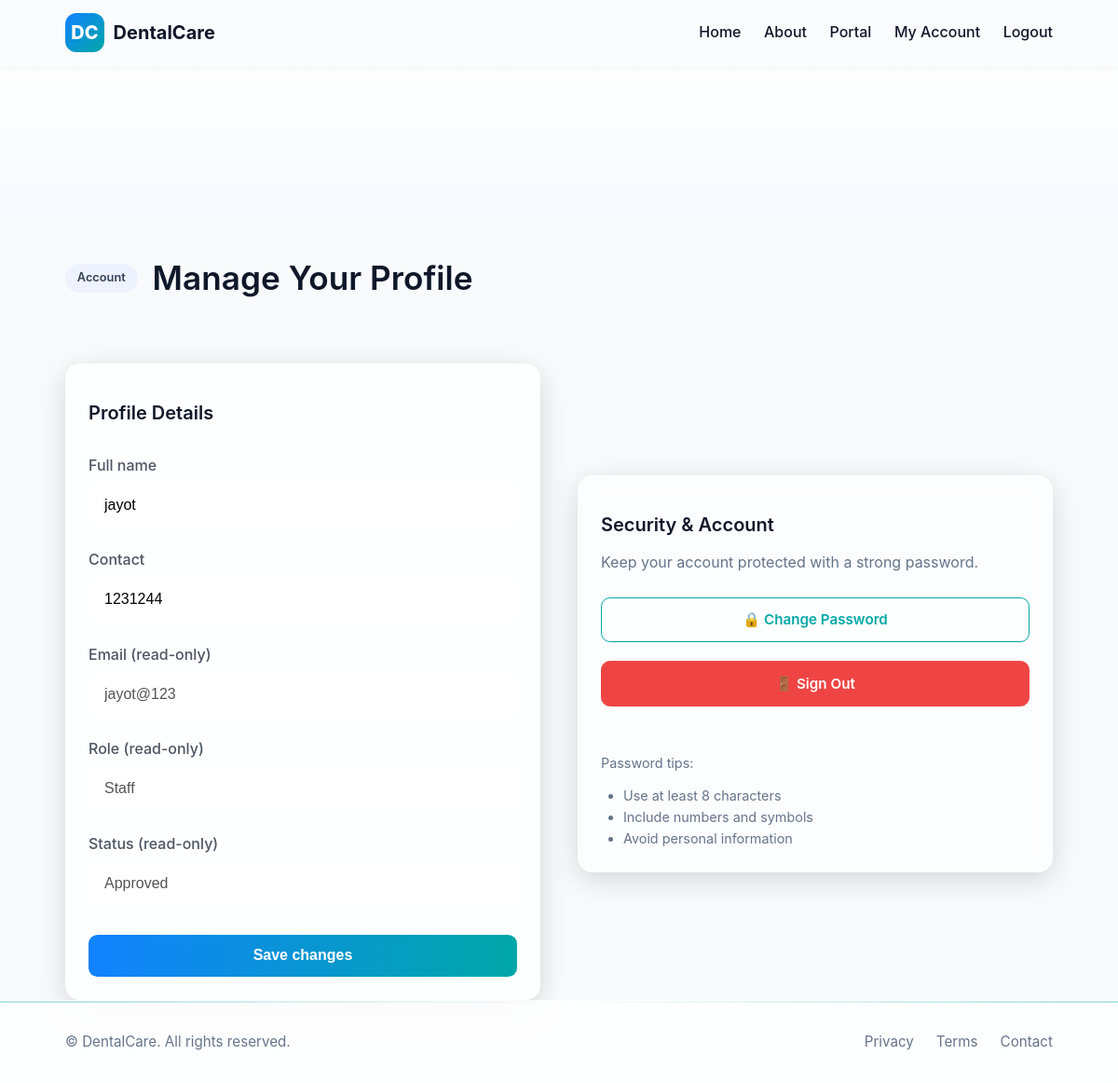
The app's page /account (signed in), older data.
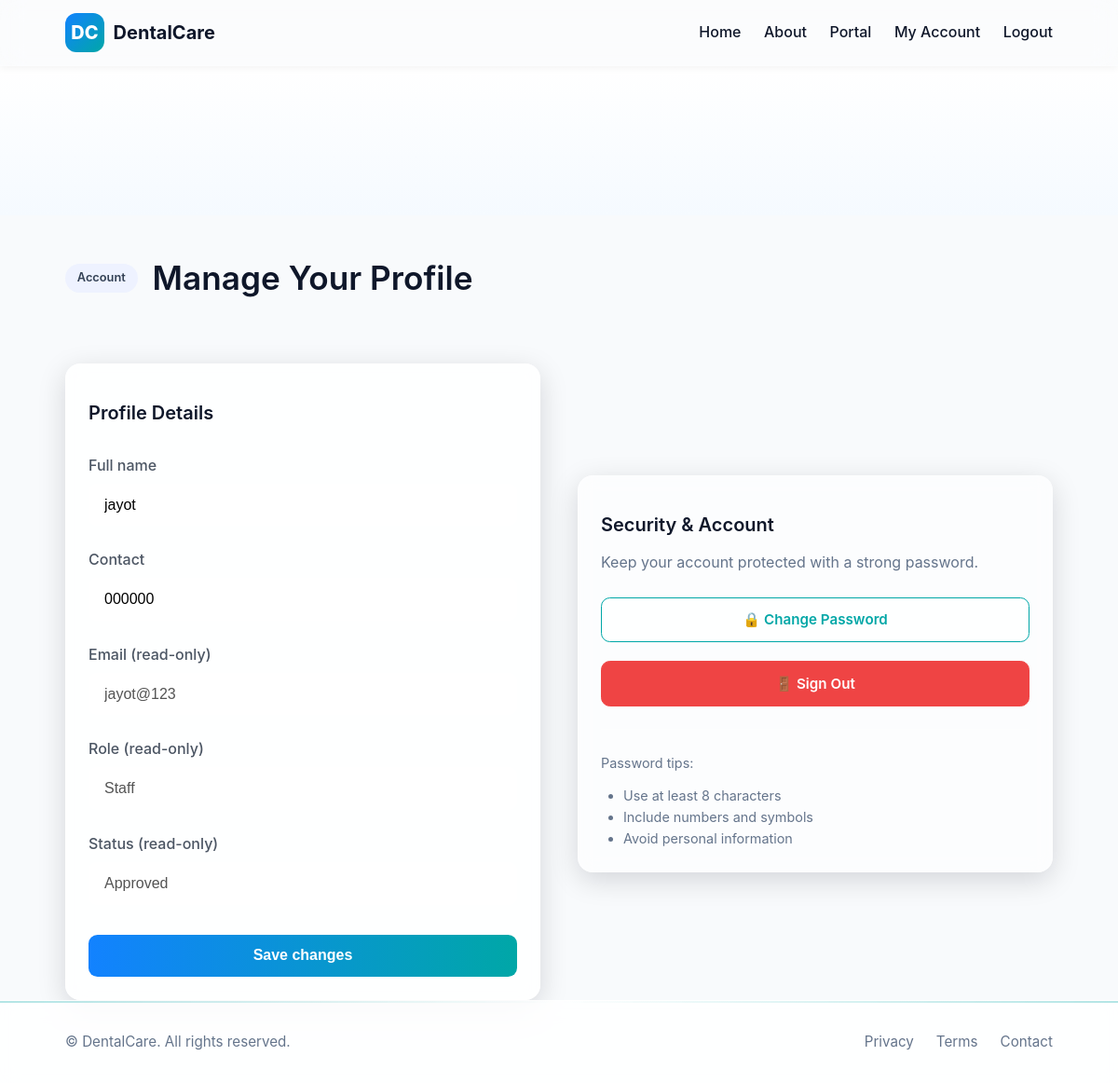
The same page, newer data.
### tables this page shows
CREATE TABLE tbl_accounts (
  acc_id INTEGER PRIMARY KEY AUTOINCREMENT,
  acc_name TEXT NOT NULL,
  acc_email TEXT UNIQUE NOT NULL,
  acc_pass TEXT NOT NULL,
  acc_contact TEXT,
  acc_role TEXT NOT NULL CHECK(acc_role IN ('Staff','Admin','Dentist','Super Admin','Customer')),
  acc_status TEXT NOT NULL DEFAULT 'Pending Approval' CHECK(acc_status IN ('Pending Approval','Approved','Rejected','Deactivated'))
);

### app.py (the view)
            def inner(*args, **kwargs):
                user = current_user()
                if user is None or (roles and user['acc_role'] not in roles):
                    flash('Unauthorized', 'error')
                    return redirect(url_for('login'))
                return fn(*args, **kwargs)

### app.py (called while the page is built)
def get_db():
    if 'db' not in g:
        g.db = sqlite3.connect(DATABASE)
        g.db.row_factory = sqlite3.Row
    return g.db

### templates/account.html (shortened to what this page needs)
{% extends 'base.html' %}
{% block content %}
<section class="hero"><div class="hero-bg"></div></section>
<div class="container">
  <div class="admin-hero">
    <span class="badge">Account</span>
    <h1 class="strong">Manage Your Profile</h1>
  </div>
  <div class="grid2" style="gap: 2.5rem;">
    <form method="post" class="form glass reveal-up">
      <h3 class="strong">Profile Details</h3>
      <label>Full name
        <input name="name" value="{{ user['acc_name'] }}" required>
      </label>
      <label>Contact
        <input name="contact" value="{{ user['acc_contact'] or '' }}">
      </label>
      <label>Email (read-only)
        <input value="{{ user['acc_email'] }}" disabled style="background: rgba(255, 255, 255, 0.5);">
      </label>
      <label>Role (read-only)
        <input value="{{ user['acc_role'] }}" disabled style="background: rgba(255, 255, 255, 0.5);">
      </label>
      <label>Status (read-only)
        <input value="{{ user['acc_status'] }}" disabled style="background: rgba(255, 255, 255, 0.5);">
      </label>
      <button class="btn btn-primary" type="submit" style="margin-top: 0.5rem;">Save changes</button>
    </form>
    <div class="panel reveal-up-delay">
      <h3 class="strong">Security & Account</h3>
      <p class="muted" style="margin: 0.5rem 0 1.5rem;">Keep your account protected with a strong password.</p>
      <div class="bullets" style="display: flex; flex-direction: column; gap: 0.75rem; padding-left: 0; margin: 0;">
        <a href="/account/password" class="btn btn-outline" style="text-align: center; margin-bottom: 0.5rem;">🔒 Change Password</a>
        <a href="/logout" class="btn btn-danger" style="text-align: center;">🚪 Sign Out</a>
      </div>
      <div style="margin-top: 1.5rem; padding-top: 1.5rem; border-top: 1px solid var(--border);">
        <p class="muted" style="font-size: 0.9rem; margin: 0;">Password tips:</p>
        <ul style="margin: 0.75rem 0 0; padding-left: 1.5rem; color: var(--muted); font-size: 0.9rem;">
          <li>Use at least 8 characters</li>
          <li>Include numbers and symbols</li>
          <li>Avoid personal information</li>
        </ul>
      </div>
    </div>
  </div>
</div>
{% endblock %}

Row changes from the older to the newer data that the page shows:
changed tbl_accounts "jayot": contact "1231244" → "000000"
